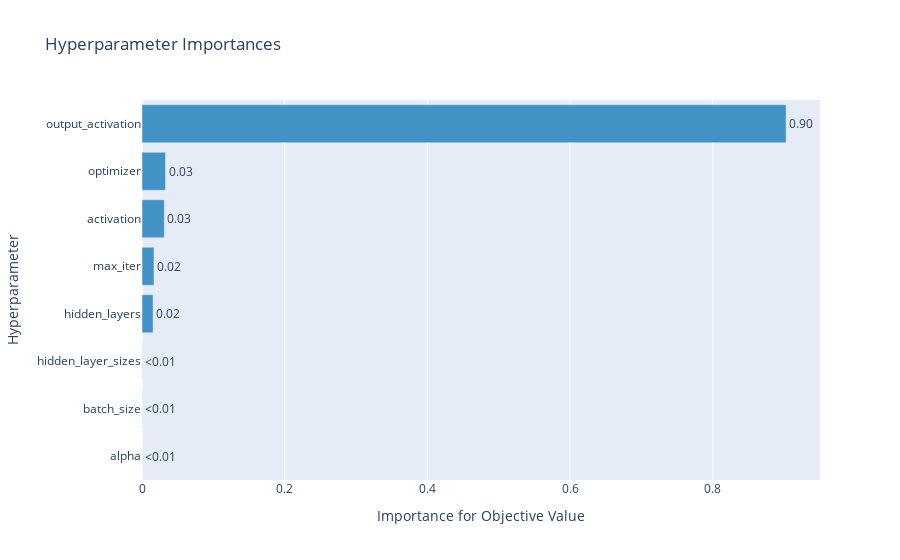

Notebook cell for this chart:
### Code cell
optuna.visualization.plot_param_importances(study_3)

### Figure 1 — Plotly figure (JSON) as saved in the notebook; plotly's stock layout.template omitted (floating-point values rounded to 4 significant figures)
{"data": [{"cliponaxis": false, "hovertemplate": ["alpha (CategoricalDistribution): 0.0<extra></extra>", "batch_size (CategoricalDistribution): 0.0001629357336043455<extra></extra>", "hidden_layer_sizes (CategoricalDistribution): 0.0002703261126689072<extra></extra>", "hidden_layers (IntDistribution): 0.015591690777354604<extra></extra>", "max_iter (CategoricalDistribution): 0.016864399154185042<extra></extra>", "activation (CategoricalDistribution): 0.03128382476322157<extra></extra>", "optimizer (CategoricalDistribution): 0.032989289209438<extra></extra>", "output_activation (CategoricalDistribution): 0.9028375342495276<extra></extra>"], "marker": {"color": "rgb(66,146,198)"}, "orientation": "h", "text": ["<0.01", "<0.01", "<0.01", "0.02", "0.02", "0.03", "0.03", "0.90"], "textposition": "outside", "type": "bar", "x": [0, 0.0001629, 0.0002703, 0.01559, 0.01686, 0.03128, 0.03299, 0.9028], "y": ["alpha", "batch_size", "hidden_layer_sizes", "hidden_layers", "max_iter", "activation", "optimizer", "output_activation"]}], "layout": {"showlegend": false, "title": {"text": "Hyperparameter Importances"}, "xaxis": {"title": {"text": "Importance for Objective Value"}}, "yaxis": {"title": {"text": "Hyperparameter"}}}}
